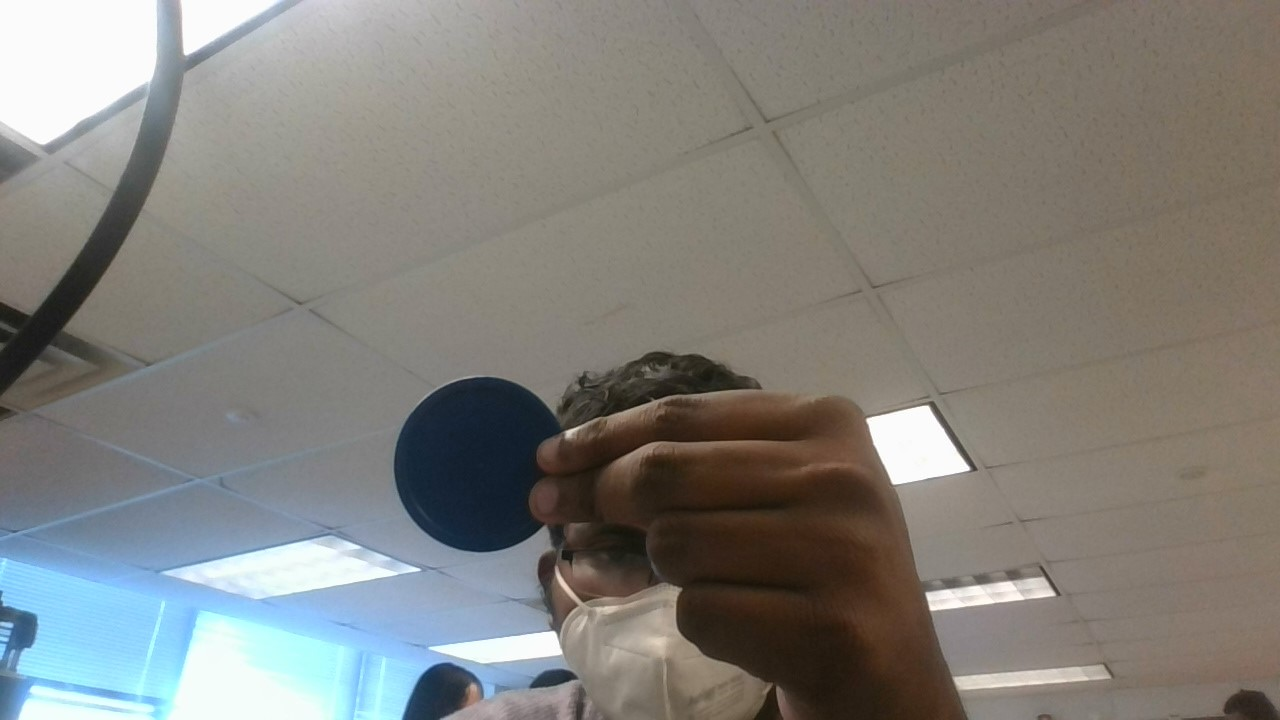
#> input picture Object_Tracking/Test_Codes/puck.jpg, 1280 x 720 px, given in place of the camera
$ python color_object_tracking.py
#> lines starting #> are read from the running program, lines starting #| are printed output that depends on the picture; after the words box and inside, x2 and y2 are one past the last pixel; in counts of white or black regions, pixels touching at a corner belong together
'''
Object detection ("Ball tracking") with OpenCV
    Adapted from the original code developed by Adrian Rosebrock
    Visit original post: https://www.pyimagesearch.com/2015/09/14/ball-tracking-with-opencv/
Developed by Marcelo Rovai - MJRoBot.org @ 7Feb2018
'''

# import the necessary packages
from collections import deque
import numpy as np
import argparse
import imutils
import cv2

# construct the argument parse and parse the arguments
ap = argparse.ArgumentParser()
ap.add_argument("-v", "--video",
	help="path to the (optional) video file")
ap.add_argument("-b", "--buffer", type=int, default=64,
	help="max buffer size")
args = vars(ap.parse_args())

# define the lower and upper boundaries of the "yellow object"
# (or "ball") in the HSV color space, then initialize the
# list of tracked points
colorLower = (97, 100, 100)
colorUpper = (117, 255, 255)
pts = deque(maxlen=args["buffer"])

# if a video path was not supplied, grab the reference
# to the webcam
if not args.get("video", False):
	camera = cv2.VideoCapture(0)

# otherwise, grab a reference to the video file
else:
	camera = cv2.VideoCapture(args["video"])

# keep looping
while True:
	# grab the current frame
	(grabbed, frame) = camera.read()
#> frame is the input picture: shape (720, 1280, 3); mean B, G, R 123.4, 128.3, 129.8

	# if we are viewing a video and we did not grab a frame,
	# then we have reached the end of the video
	if args.get("video") and not grabbed:
		break

	# resize the frame, inverted ("vertical flip" w/ 180degrees),
	# blur it, and convert it to the HSV color space
	frame = imutils.resize(frame, width=600)
#> frame: shape (337, 600, 3)
	#frame = imutils.rotate(frame, angle=180)
	# blurred = cv2.GaussianBlur(frame, (11, 11), 0)
	hsv = cv2.cvtColor(frame, cv2.COLOR_BGR2HSV)
#> hsv: shape (337, 600, 3); mean H, S, V 35.5, 47.6, 137.9

	# construct a mask for the color "green", then perform
	# a series of dilations and erosions to remove any small
	# blobs left in the mask
	mask = cv2.inRange(hsv, colorLower, colorUpper)
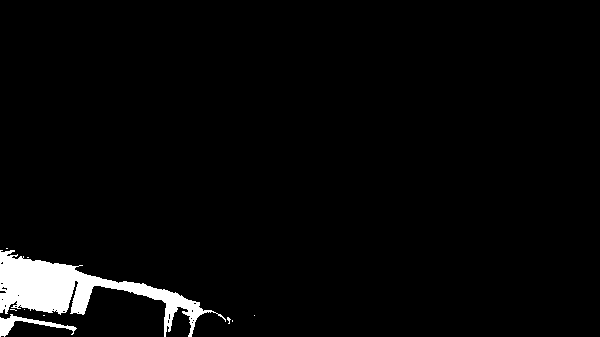
#> mask: shape (337, 600); 3.2% white; 10 white regions (8 under 20 px), largest, box (x1, y1, x2, y2) and area: (0, 250, 226, 337) 5962, (0, 314, 77, 337) 472
	mask = cv2.erode(mask, None, iterations=2)
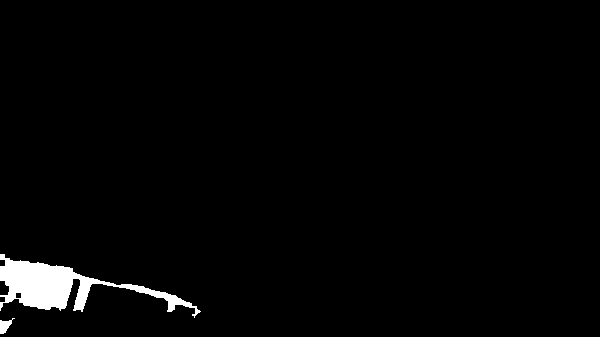
#> mask: shape (337, 600); 2% white; 2 white regions, box (x1, y1, x2, y2) and area: (0, 254, 201, 318) 3993, (0, 318, 15, 334) 122
	mask = cv2.dilate(mask, None, iterations=2)
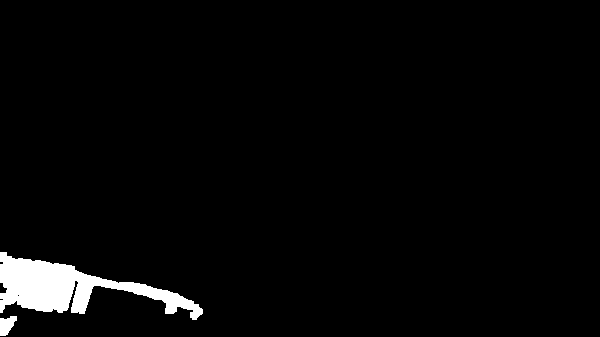
#> mask: shape (337, 600); 2.8% white; 2 white regions

	# find contours in the mask and initialize the current
	# (x, y) center of the ball
	cnts = cv2.findContours(mask.copy(), cv2.RETR_EXTERNAL,
		cv2.CHAIN_APPROX_SIMPLE)[-2]
#> cnts = 2 contours; box (x1, y1, x2, y2) and area: (0, 252, 203, 320) 5158, (0, 316, 17, 336) 199
	center = None

	# only proceed if at least one contour was found
	if len(cnts) > 0:
		# find the largest contour in the mask, then use
		# it to compute the minimum enclosing circle and
		# centroid
		c = max(cnts, key=cv2.contourArea)
#> c = contour of 274 points, box (x1, y1, x2, y2) (0, 252, 203, 320), area 5158
		((x, y), radius) = cv2.minEnclosingCircle(c)
#> x = 101; y = 282.5; radius = 105.5
		M = cv2.moments(c)
#> M = moments, m00 5158, centre m10/m00, m01/m00 = (67.9, 287.2)
		center = (int(M["m10"] / M["m00"]), int(M["m01"] / M["m00"]))
#> center = (67, 287)

		# only proceed if the radius meets a minimum size
		if radius > 10:
			# draw the circle and centroid on the frame,
			# then update the list of tracked points
			cv2.circle(frame, (int(x), int(y)), int(radius),
				(0, 255, 255), 2)
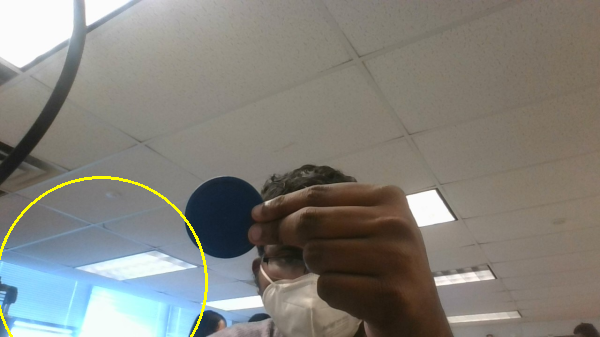
#> frame: shape (337, 600, 3); mean B, G, R 122.6, 129, 130.6
			cv2.circle(frame, center, 5, (0, 0, 255), -1)
#> frame: shape (337, 600, 3); 0.04% of pixels changed, all inside (x1, y1, x2, y2) = (62, 282, 73, 293)

	# update the points queue
	pts.appendleft(center)

		# loop over the set of tracked points
	for i in range(1, len(pts)):
		# if either of the tracked points are None, ignore
		# them
		if pts[i - 1] is None or pts[i] is None:
			continue

		# otherwise, compute the thickness of the line and
		# draw the connecting lines
		thickness = int(np.sqrt(args["buffer"] / float(i + 1)) * 2.5)
		#cv2.line(frame, pts[i - 1], pts[i], (0, 0, 255), thickness)

	# show the frame to our screen
	cv2.imshow("Frame", frame)
	key = cv2.waitKey(1) & 0xFF
#> (key q is pressed here)

	# if the 'q' key is pressed, stop the loop
	if key == ord("q"):
		break

# cleanup the camera and close any open windows
camera.release()
cv2.destroyAllWindows()
